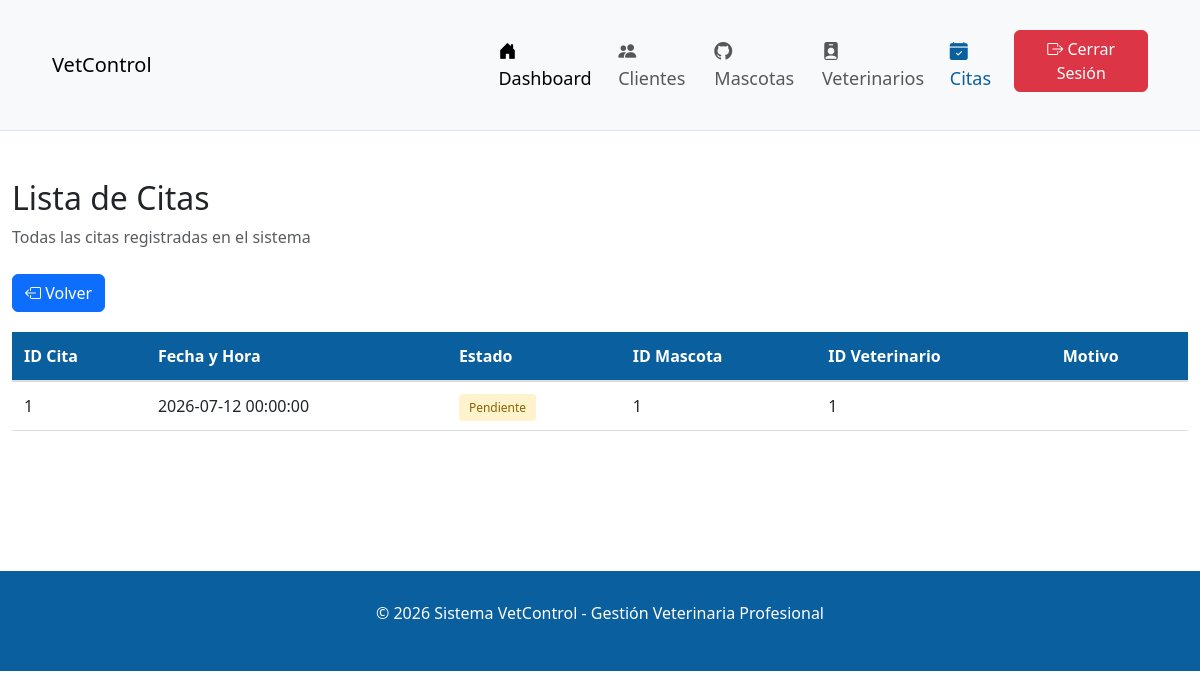
The app's page /index.php?accion=listarCitas (signed in) with its own data.
### tables this page shows
CREATE TABLE `citas` (
  `id_cita` int(11) NOT NULL,
  `fecha_hora` datetime NOT NULL,
  `estado` enum('Pendiente','Completada','Cancelada') DEFAULT 'Pendiente',
  `id_mascota` int(11) DEFAULT NULL,
  `id_veterinario` int(11) DEFAULT NULL
);

### controladores/AdminControlador.php (called while the page is built, shortened)
<?php
require_once "modelos/Cita.php";
class AdminControlador {
    public function listarCitas() {
        $modelo = new Cita();
        $citas = $modelo->obtenerCitas();
        require_once __DIR__ . "/../vistas/admin/lista_citas.php";
    }
}
?>

### conexion/conexion.php (called while the page is built, shortened)
<?php
class Conexion {
    public static function conectar(){
        $conexion = new mysqli("localhost","root","","vetcontrol_db");
        return $conexion;
    }
}
?>

### modelos/Cita.php (called while the page is built, shortened)
<?php
require_once __DIR__ . "/../conexion/conexion.php";
class Cita {
    private $conexion;
    public function __construct(){
        $this->conexion = Conexion::conectar();
    }
    public function obtenerCitas(){
        $sql = "SELECT * FROM citas";
        return $this->conexion->query($sql);
    }
}
?>

### vistas/admin/lista_citas.php (the view, shortened to what this page needs)
<!DOCTYPE html>
<html lang="es">
<head>
     <link href="https://cdn.jsdelivr.net/npm/bootstrap@5.3.8/dist/css/bootstrap.min.css" rel="stylesheet">
    <link rel="stylesheet" href="https://cdn.jsdelivr.net/npm/bootstrap-icons@1.13.1/font/bootstrap-icons.min.css">
</head>
<body>
 <nav class="navbar navbar-expand-lg bg-body-tertiary" style="background-color:  #0A5F9E; padding: 30px 40px; font-size: 18px; border-bottom: 1px solid #dee2e6;">
        <div class="container-fluid">
            <div style="diplay:flex; justify-content: space-between; width: 40%;">
            <a href="index.php?accion=dashboardAdmin" class="navbar-brand">VetControl</a>
            </div>
            <div style="display: flex; justify-content: flex-end; width: 60%;">
            <ul class="navbar-nav me-auto mb-4 mb-lg-0">
                <li class="nav-item"><a href="index.php?accion=dashboardAdmin" class="nav-link active"><i class="bi bi-house-door-fill"></i> Dashboard</a></li>
                <li class="nav-item"><a href="index.php?accion=listarClientes" class="nav-link"><i class="bi bi-people-fill"></i> Clientes</a></li>
                <li class="nav-item"><a href="index.php?accion=listarMascotas" class="nav-link"><i class="bi bi-github"></i> Mascotas</a></li>
                <li class="nav-item"><a href="index.php?accion=listarVeterinarios" class="nav-link" ><i class="bi bi-person-badge-fill"></i> Veterinarios</a></li>
                <li class="nav-item"><a href="index.php?accion=listarCitas" class="nav-link" style="color: #0A5F9E;"><i class="bi bi-calendar-check-fill"></i> Citas</a></li>
                <div style="display: flex; justify-content: flex-end;">
                 <li class="nav-item"><a href="index.php?accion=salir" class="btn btn-danger" style="align-content: flex-end;"><i class="bi bi-box-arrow-right"></i> Cerrar Sesión</a></li>
                </div>
            </ul>
            </div>
        </div>
    </nav>
    <br><br>
    <div class="container-fluid">
        <div class="formulario">
            <h2>Lista de Citas</h2>
            <p class="text-muted" style="margin-bottom: 20px;">Todas las citas registradas en el sistema</p>
             <div class="button-group" style="margin-top: 25px;">
                <a href="index.php?accion=dashboardAdmin" class="btn btn-primary" style="margin-bottom:20px;" ><i class="bi bi-box-arrow-left"></i>  Volver</a>
            </div>
            <?php if ($citas && $citas->num_rows > 0): ?>
            <div style="overflow-x: auto;">
                <table style="width: 100%; border-collapse: collapse; margin-bottom: 20px;">
                    <thead>
                        <tr style="background-color: #0A5F9E ; color: white;">
                            <th style="padding: 12px; text-align: left; border-bottom: 2px solid #ddd;">ID Cita</th>
                            <th style="padding: 12px; text-align: left; border-bottom: 2px solid #ddd;">Fecha y Hora</th>
                            <th style="padding: 12px; text-align: left; border-bottom: 2px solid #ddd;">Estado</th>
                            <th style="padding: 12px; text-align: left; border-bottom: 2px solid #ddd;">ID Mascota</th>
                            <th style="padding: 12px; text-align: left; border-bottom: 2px solid #ddd;">ID Veterinario</th>
                            <th style="padding: 12px; text-align: left; border-bottom: 2px solid #ddd;">Motivo</th>
                        </tr>
                    </thead>
                    <tbody>
                        <?php while ($cita = $citas->fetch_assoc()): ?>
                        <tr style="border-bottom: 1px solid #ddd;">
                            <td style="padding: 12px;"><?php echo htmlspecialchars($cita["id_cita"]); ?></td>
                            <td style="padding: 12px;"><?php echo htmlspecialchars($cita["fecha_hora"]); ?></td>
                            <td style="padding: 12px;">
                                <span style="padding: 5px 10px; border-radius: 3px; font-size: 12px;
                                    <?php
                                        if ($cita["estado"] == "Pendiente") echo "background-color: #fff3cd; color: #856404;";
                                        elseif ($cita["estado"] == "Atendida") echo "background-color: #d4edda; color: #155724;";
                                        elseif ($cita["estado"] == "Cancelada") echo "background-color: #f8d7da; color: #721c24;";
                                    ?>">
                                    <?php echo htmlspecialchars($cita["estado"]); ?>
                                </span>
                            </td>
                            <td style="padding: 12px;"><?php echo htmlspecialchars($cita["id_mascota"]); ?></td>
                            <td style="padding: 12px;"><?php echo htmlspecialchars($cita["id_veterinario"] ?? "N/A"); ?></td>
                            <td style="padding: 12px;"><?php echo htmlspecialchars($cita["motivo"] ?? ""); ?></td>
                        </tr>
                        <?php endwhile; ?>
                    </tbody>
                </table>
            </div>
            <?php else: ?>
            <div class="card" style="padding: 20px; background-color: #f8f9fa; border: 1px solid #ddd; border-radius: 5px;">
                <p style="color: #666; margin: 0;">No hay citas registradas en el sistema.</p>
            </div>
            <?php endif; ?>
        </div>
    </div>
<br><br><br>
<br>
<br>
     <div class="container-fluid" style="background-color: #0A5F9E; color: white; padding: 30px; text-align: center;">
          <footer>
             <p>&copy; 2026 Sistema VetControl - Gestión Veterinaria Profesional</p>
         </footer>
     </div>
</body>
</html>

### records on screen
citas: id_cita "1", fecha_hora "2026-07-12 00:00:00", estado "Pendiente", id_mascota "1", id_veterinario "1"
